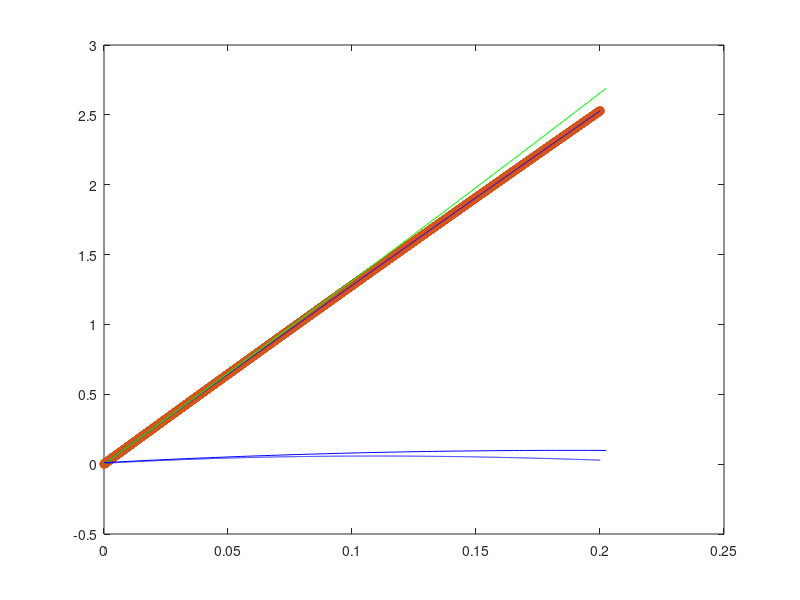

Recreate this plot in MATLAB.
clear; close all; clc;
format long e

%Givna konstanter och funktioner

Kx=0.001;
Ky=0.01;
m=0.026;
V0=13;
g=9.82;
d=2.37;
delta_y=-0.02;

V=@(u,v)sqrt(u^2+v^2);

udot=@(u,v)(-(Kx/m)*u*V(u,v));
vdot=@(u,v)(-g-(Ky/m)*v*V(u,v));

tp_y(1)=1;
h=0.01;

for iter=2:20
    
    clear u; clear v; clear x; clear y;
    
    %BV
    u(1)=V0*cos((5/360)*2*pi);
    v(1)=V0*sin((5/360)*2*pi);
    
    x(1)=0;
    y(1)=0;
    
    %RK4
    for t=0:h:0.2
    
        k1=h*u(end);
        l1=h*v(end);
        k2=h*udot(u(end)+.5*k1, v(end)+.5*l1);
        l2=h*vdot(u(end)+.5*k1, v(end)+.5*l1);
        k3=h*udot(u(end)+.5*k2, v(end)+.5*l2);
        l3=h*vdot(u(end)+.5*k2, v(end)+.5*l2);
        k4=h*udot(u(end)+k3,v(end)+l3);
        l4=h*vdot(u(end)+k3,v(end)+l3);

        u(end+1)=u(end)+(1/6)*(k1+2*k2+2*k3+k4);
        v(end+1)=v(end)+(1/6)*(l1+2*l2+2*l3+l4);

%         k1=h*u(end);
%         l1=h*v(end);
%         k2=h*udot(u(end)+k1, v(end)+l1);
%         l2=h*vdot(u(end)+k1, v(end)+l1);
% 
%         u(end+1)=u(end)+.5*(k1+k2);
%         v(end+1)=v(end)+.5*(l1+l2);
%     
        x(end+1)=x(end)+h*u(end);
        y(end+1)=y(end)+h*v(end);
    
    end
    
    t=0:h:0.2+h;
    
    plot(t,x)
    
    %Hitta interpolationsindex m.h.a binärsök 
    idx=fix(length(t)/2);
    idx_end=length(t);
    idx_begin=1;
    
    while true
        
        g_idx=idx;
        
        if x(idx)<d
            idx_begin=idx;
            idx=fix(.5*(idx+idx_end));
        end
      
        if x(idx)>d
            idx_end=idx;
            idx=fix(.5*(idx_begin+idx));
        end
            
        if x(idx)==d
            break
        end
        
        if x(idx)==x(g_idx)
            break
        end
        
    end
    
    txy=[t(idx-2) t(idx-1) t(idx) t(idx+1)]';
    bx=[x(idx-2) x(idx-1) x(idx) x(idx+1)]';
    by=[y(idx-2) y(idx-1) y(idx) y(idx+1)]';
    
    A=[txy.^0 txy.^1 txy.^2 txy.^3];
    
    cx=A\bx;
    cy=A\by;
    
    x_func=@(t)(cx(1)+cx(2)*t+cx(3)*t^2+cx(4)*t^3);
    y_func=@(t)(cy(1)+cy(2)*t+cy(3)*t^2+cy(4)*t^3);
    
    xdot_func=@(t)(cx(2)+2*cx(3)*t+3*cx(4)*t^2);
    ydot_func=@(t)(cy(2)+2*cy(3)*t+3*cy(4)*t^2);
    
    
    
    t0=1;
    trunc=1;
    
    while abs(trunc) > 10^-8
        
        trunc=x_func(t0) / xdot_func(t0);
        
        t1=t0 - trunc;
        t0=t1;
    
    end
    
    tp_y(iter)=y_func(t1) - delta_y;

    if abs( tp_y(iter) - tp_y(iter - 1) ) < 10^-5
        tp=tp_y(iter)
        break
    end
   
    h = h / 2;


end

hold on
plot(t,arrayfun(x_func,t),"o")
plot(t,x,"b")
plot(t,arrayfun(y_func,t),"b")
%plot(t,y,"r")

%%

clear;close all; clc;

format long e
Kx=0.001;
Ky=0.01;
m=0.026;
V0=13;
g=9.82;
d=2.37;
delta_y=-0.02;
grad=5;
h=0.0025;

V=@(u,v)sqrt(u^2+v^2);

udot=@(u,v)(-(Kx/m)*u*V(u,v));
vdot=@(u,v)(-g-(Ky/m)*v*V(u,v));

tp_y(1)=1;


udot=@(u,v)(-(Kx/m)*u*V(u,v));
vdot=@(u,v)(-g-(Ky/m)*v*V(u,v));

tp_y(1)=1;
    
clear u; clear v; clear x; clear y;
%BV

u(1)=V0*cos((grad/360)*2*pi);
v(1)=V0*sin((grad/360)*2*pi);

x(1)=0;
y(1)=0;

for t=0:h:0.2

    k1=h*u(end);
    l1=h*v(end);
    k2=h*udot(u(end)+k1, v(end)+l1);
    l2=h*vdot(u(end)+k1, v(end)+l1);
    u(end+1)=u(end)+.5*(k1+k2);
    v(end+1)=v(end)+.5*(l1+l2);

    x(end+1)=x(end)+h*u(end);
    y(end+1)=y(end)+h*v(end);

end

t=0:h:0.2+h;

%plot(t,x)

%för att hita index vars x är närmst 

idx=round(length(t)/2);
idx_end=length(t);
idx_begin=1;

%Hitter index att interpolera
while true
    
    g_idx=idx;
    
    if x(idx)<d
        idx_begin=idx;
        idx=round(.5*(idx+idx_end));
    end
  
    if x(idx)>d
        idx_end=idx;
        idx=round(.5*(idx_begin+idx));
    end
        
    if x(idx)==d
        break
    end
    
    if x(idx)==x(g_idx)
        break
    end
end

%Interpolation m.h.a minstakvadratmetoden

txy=[t(idx-1) t(idx) t(idx+1)]';
bx=[x(idx-1) x(idx) x(idx+1)]';
by=[y(idx-1) y(idx) y(idx+1)]';

A=[txy.^0 txy.^1 txy.^2];

cx=A\bx;
cy=A\by;

x_func=@(t)(cx(1)+cx(2)*t+cx(3)*t^2);
y_func=@(t)(cy(1)+cy(2)*t+cy(3)*t^2);

xdot_func=@(t)(cx(2)+2*cx(3)*t);
ydot_func=@(t)(cy(2)+2*cy(3)*t);

hold on
plot(t,arrayfun(x_func,t),"g")
%plot(t,x,"p")
plot(t,arrayfun(y_func,t),"b")
%plot(t,y,"r")

t0=1;
trunc=1;


while abs(trunc) > 10^-8
    
    trunc=(x_func(t0)-2.37) / xdot_func(t0);
    
    t1=t0 - trunc;
    t0=t1;
    disp(x_func(t1)+2.37)

end

tp_y_2=y_func(t1) - delta_y






%%

%b)










